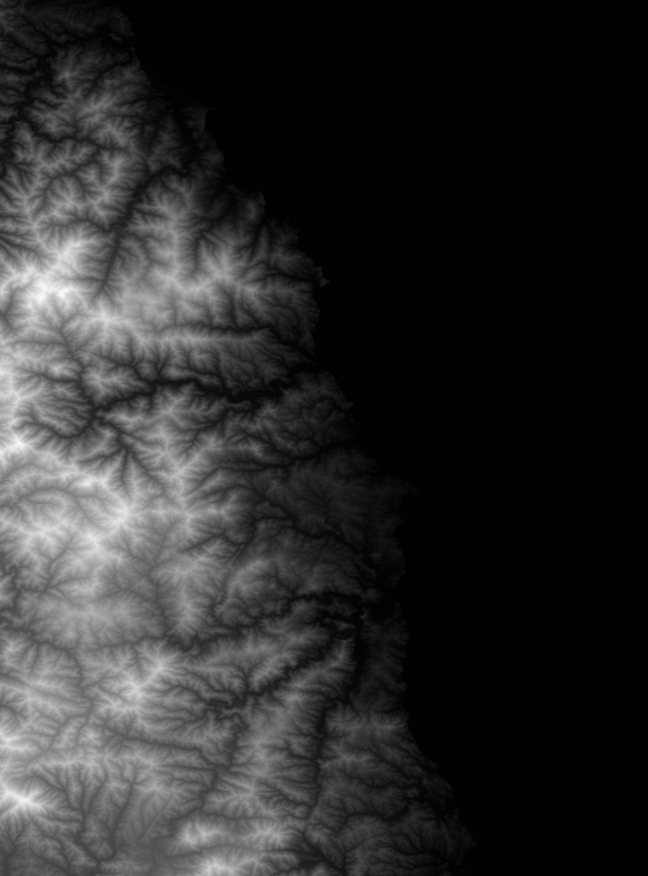
#> input picture data/snapshots/srtm-dem_uljin-samcheok-2022_20260802_5087a5e0.tif, 1944 x 2628 px (shown at 1/3 size)
$ python -i exports.py   (imports and definitions only)
#> lines starting #> are read from the running program, lines starting #| are printed output that depends on the picture
"""Exports (key E, spec section 9): summary_ko.png and summary_en.png (3200 x 2000, white), stops.csv, summary.json.

The PNGs are made by headless Chromium (Playwright) from the same front end in its export mode. Headless Chromium
may have no WebGL, which would give a blank map, so it is launched with a software GL and every PNG is checked for a
non-blank map before it is kept.
"""
import csv
import datetime as dt
import json
import subprocess
import time
from zoneinfo import ZoneInfo

from . import __version__, config, replay

GL_ARGS = ["--use-angle=swiftshader", "--enable-unsafe-swiftshader", "--ignore-gpu-blocklist"]
MAP_BOX = (48, 210, 950, 828)   # map card in CSS pixels on the 1600 x 1000 export page (see summary.css)


# [40 lines left out: functions _git_commit, _iso, _row_utc, write_tables, not called in this run]


def _map_not_blank(png_path):
    from PIL import Image
    im = Image.open(png_path).convert("RGB")
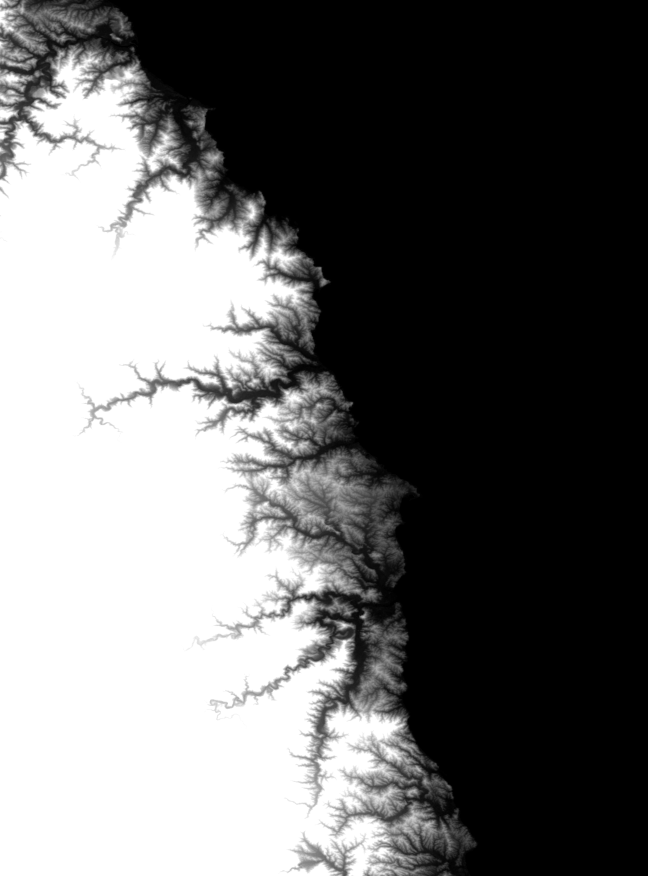
#> im: PIL image 1944x2628 RGB (shown at 1/3 size); min 0, max 255, mean 108.3
    sx = im.width / 1600.0
#> sx = 1.22
    box = tuple(int(v * sx) for v in MAP_BOX)
#> box = (58, 255, 1154, 1006)
    crop = im.crop(box).resize((200, 140))
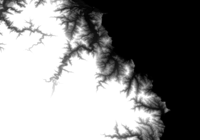
#> crop: PIL image 200x140 RGB; min 0, max 255, mean 139.5
    colours = crop.getcolors(200 * 140) or []
#> colours = 256 items
    return len(colours) > 12


# [26 lines left out: function export, not called in this run]

>>> result = _map_not_blank('../../../data/snapshots/srtm-dem_uljin-samcheok-2022_20260802_5087a5e0.tif')
#> result = True
